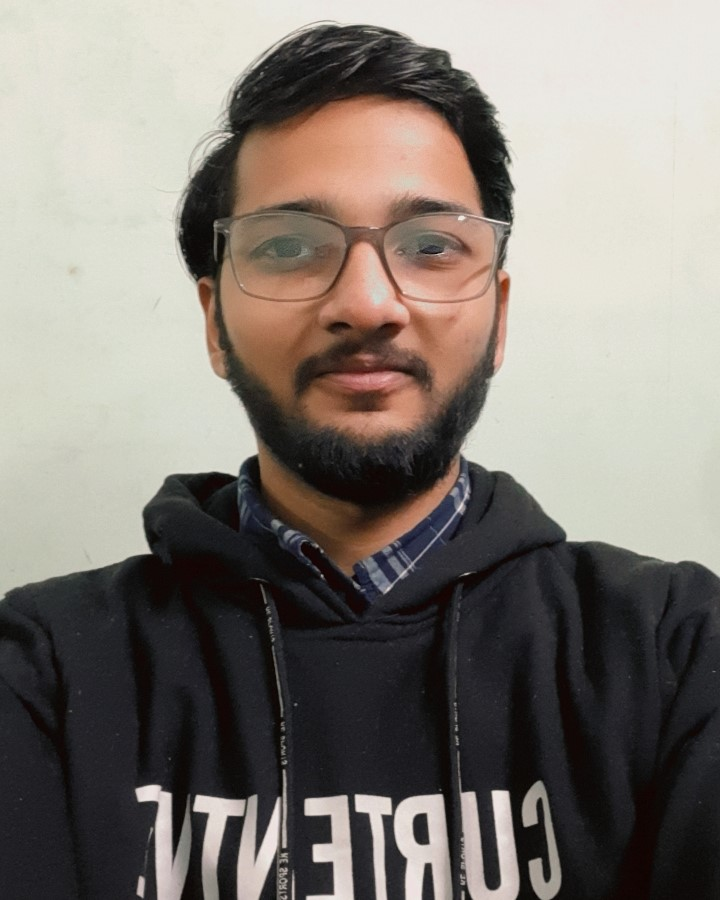
#> input picture img2.jpg, 720 x 900 px
$ python faceDetection.py
#> lines starting #> are read from the running program, lines starting #| are printed output that depends on the picture; after the words box and inside, x2 and y2 are one past the last pixel; in counts of white or black regions, pixels touching at a corner belong together
import cv2
import numpy as np

img = cv2.imread("img2.jpg")
#> img is the input picture: shape (900, 720, 3); mean B, G, R 115.8, 122.6, 129.3
gray = cv2.cvtColor(img, cv2.COLOR_BGR2GRAY)
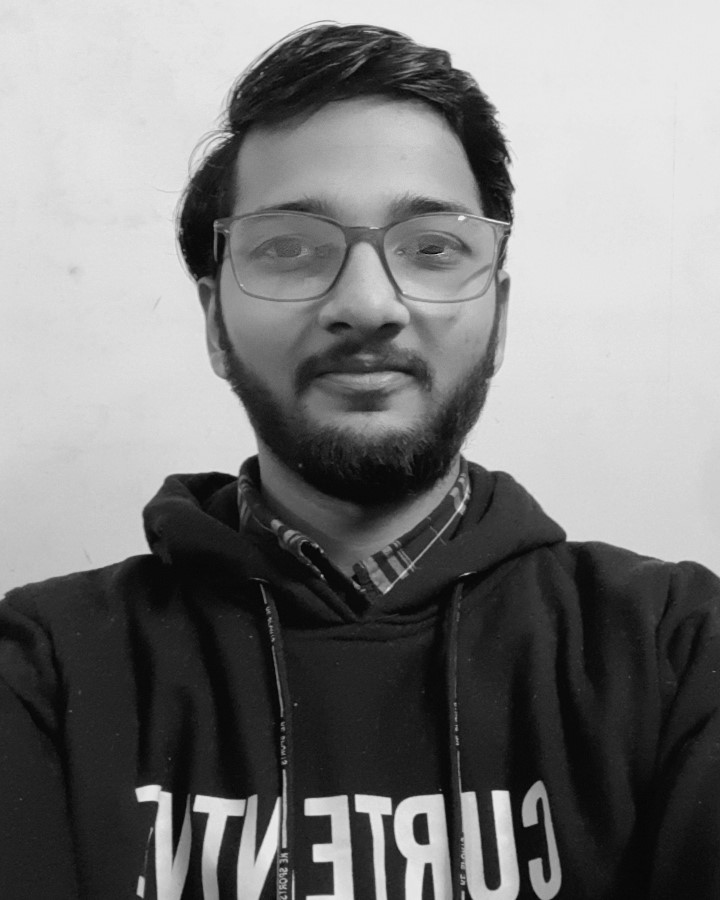
#> gray: shape (900, 720); min 2, max 239, mean 123.8
face_cascade = cv2.CascadeClassifier(cv2.data.haarcascades + "haarcascade_frontalface_default.xml")
face = face_cascade.detectMultiScale(gray, scaleFactor=1.1, minNeighbors=5, minSize=(30,30))
#> face = [[189, 115, 336, 336]]
for (x,y,w,h) in face:
    cv2.rectangle(img,(x,y),(x+w,y+h),(0,255,0),3)
#> this loop made 1 pass
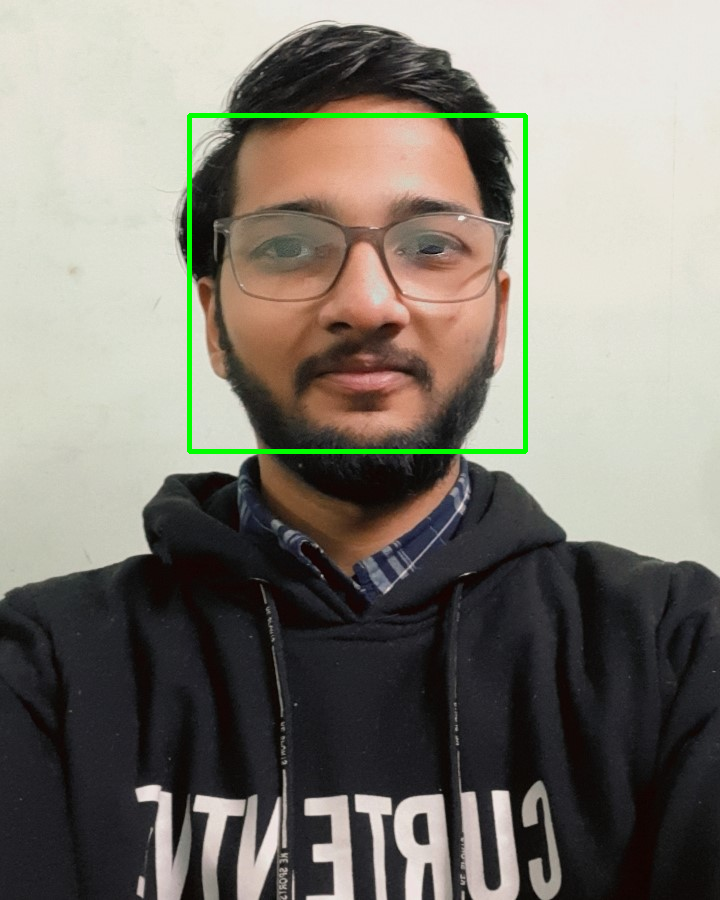
#> img: shape (900, 720, 3); 1.04% of pixels changed, all inside (x1, y1, x2, y2) = (187, 113, 528, 454)
cv2.imshow("image", img)
cv2.waitKey(0)

$ run again, with img1.png saved as img2.jpg
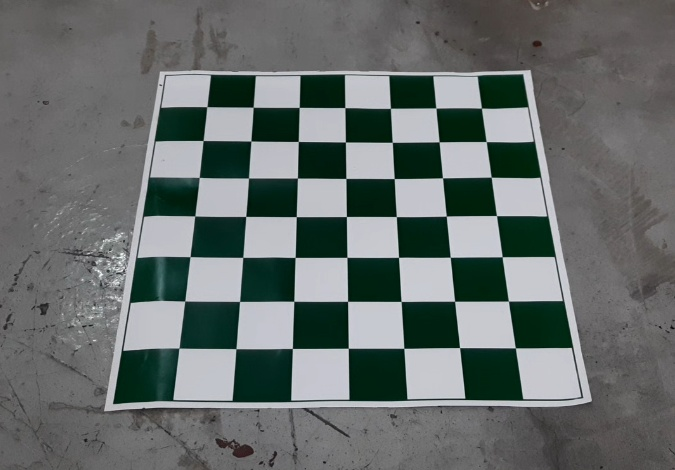
#> input picture img1.png, 675 x 470 px
#> img is the input picture: shape (470, 675, 3); mean B, G, R 107.5, 109, 102.5
#> `gray = cv2.cvtColor(img, cv2.COLOR_BGR2GRAY)`:
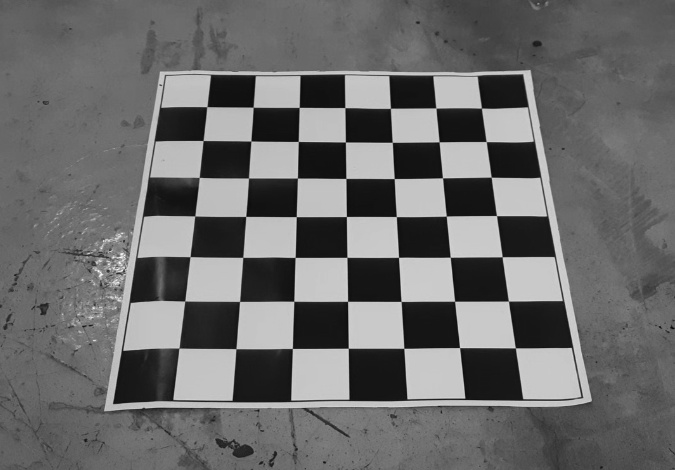
#> gray: shape (470, 675); min 10, max 254, mean 106.9
#> face = ()
